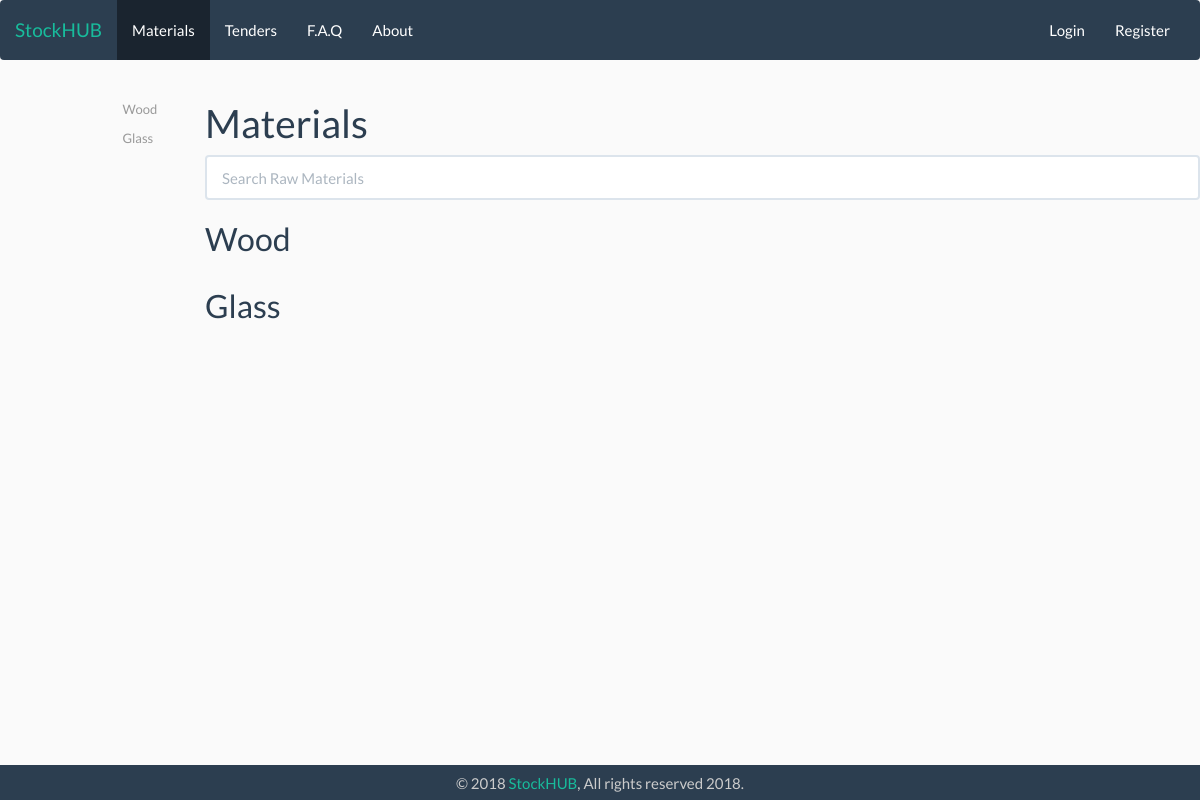
Page /index.php/materials on the earlier database version.
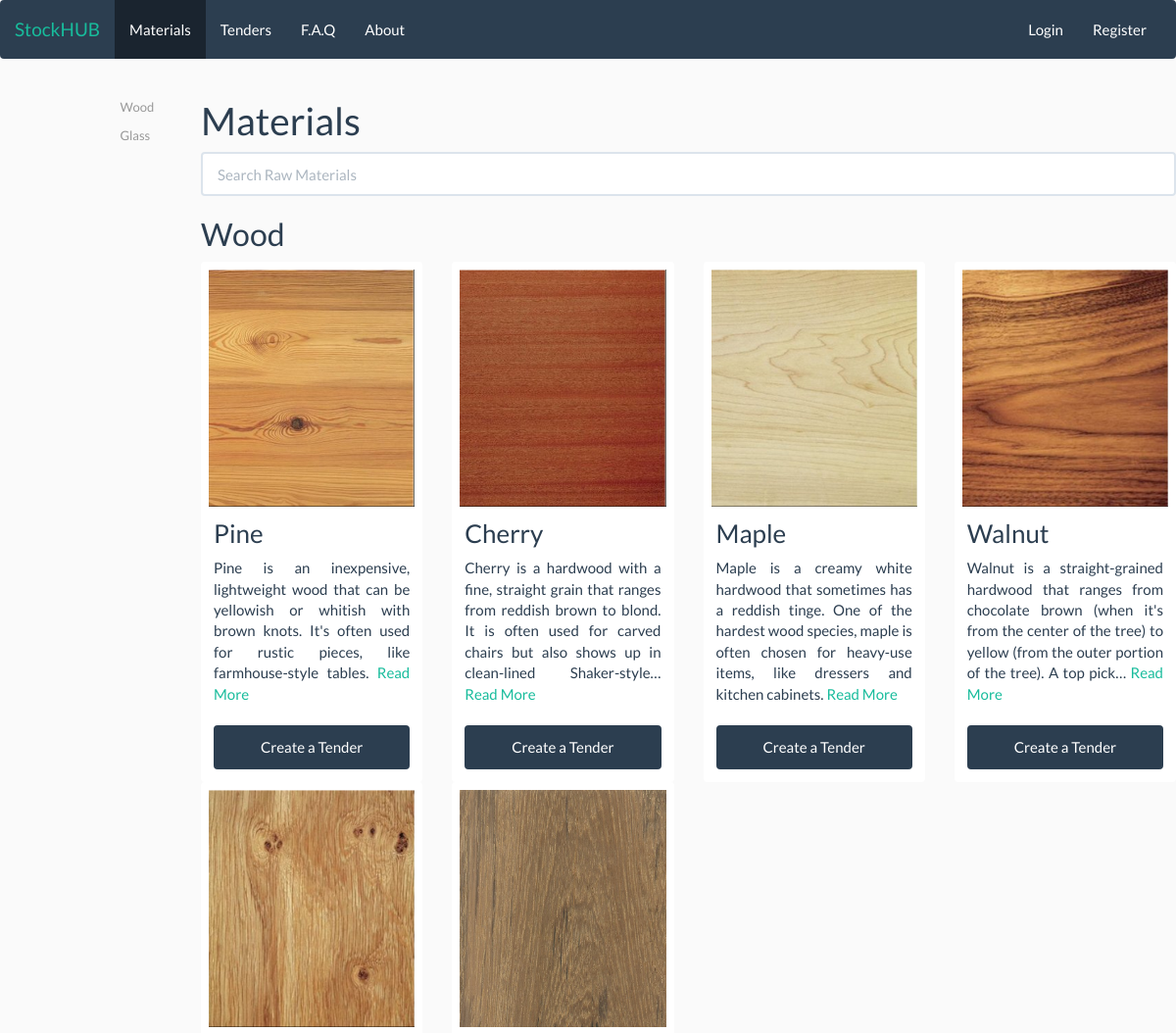
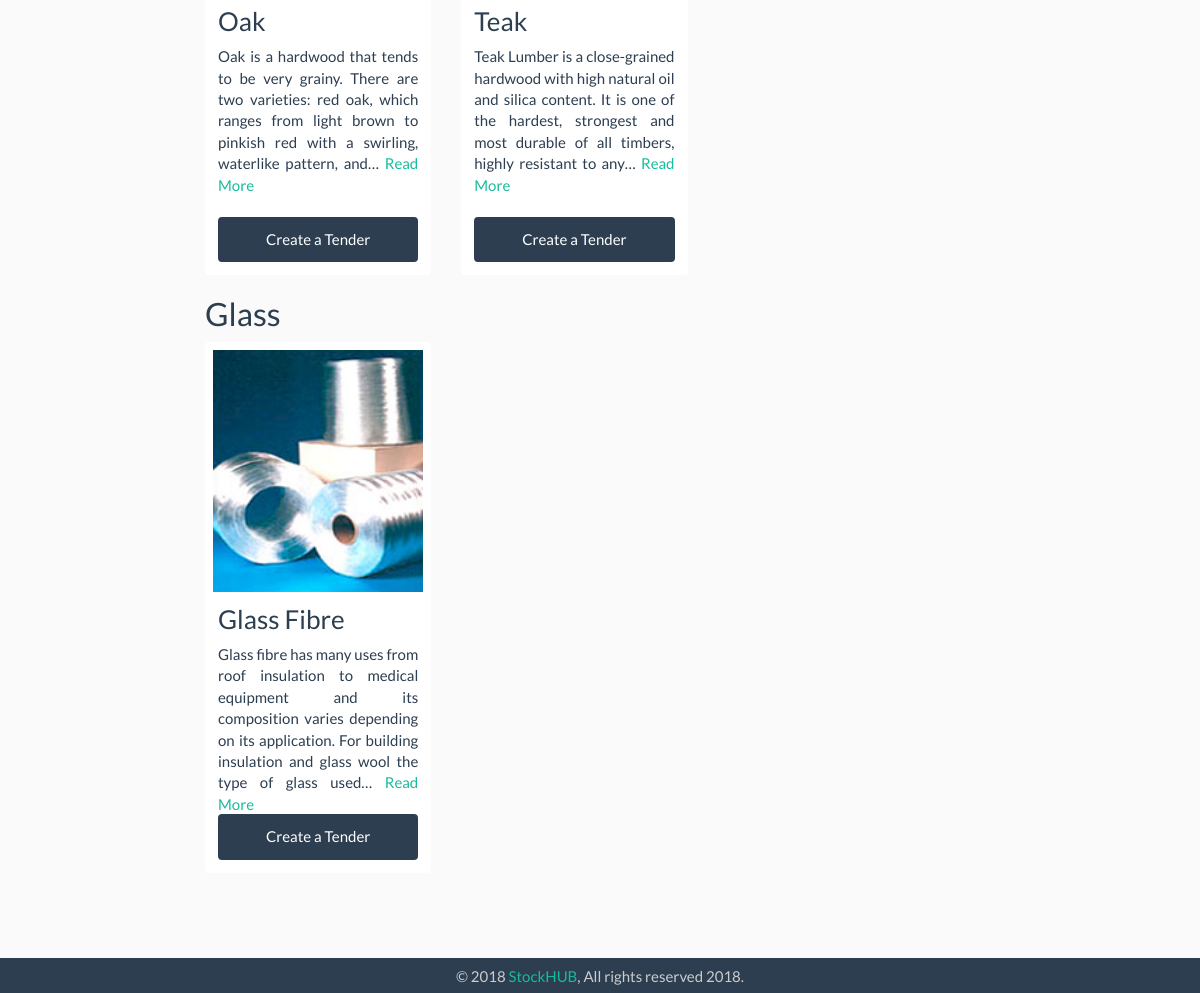
Same page on the later database version (2 pictures, top to bottom).
### tables this page shows
CREATE TABLE `material_subcat` (
  `subcat_id` int(11) NOT NULL,
  `subcat_name` varchar(255) NOT NULL,
  `created_date` timestamp NOT NULL DEFAULT CURRENT_TIMESTAMP ON UPDATE CURRENT_TIMESTAMP
);

CREATE TABLE `raw_material` (
  `raw_material_id` int(11) NOT NULL,
  `rm_name` varchar(255) NOT NULL,
  `material_subcat_id` int(255) NOT NULL,
  `rm_slug` varchar(255) NOT NULL,
  `rm_pic` varchar(255) NOT NULL,
  `rm_desc` text NOT NULL,
  `rm_created_at` timestamp NOT NULL DEFAULT CURRENT_TIMESTAMP ON UPDATE CURRENT_TIMESTAMP
);

### application/controllers/Materials.php (called while the page is built, shortened)
<?php
	class Materials extends CI_Controller{
		public function index(){
            $data['title'] = 'Materials';
            $data['materials'] = $this->material_model->get_materials();
            $data['categorys'] = $this->material_model->get_categorys();
            $this->load->view('templates/header' , $data);
			$this->load->view('materials/index', $data);
			$this->load->view('templates/footer');
        }
	}

### index.php (called while the page is built, shortened)
<?php
require_once BASEPATH.'core/CodeIgniter.php';

### application/helpers/utility_helper.php (called while the page is built)
<?php if ( ! defined('BASEPATH')) exit('No direct script access allowed');
if ( ! function_exists('asset_url()'))
{
  function asset_url()
  {
     return base_url().'assets/';
  }
}

### application/models/Material_model.php (called while the page is built, shortened)
<?php
	class Material_model extends CI_Model{
        public function get_materials($slug = FALSE){
			$this->db->join('material_subcat','material_subcat.subcat_id = raw_material.material_subcat_id');
			$this->db->join('adv_table','adv_table.raw_material_id = raw_material.raw_material_id');
			$this->db->join('disadv_table','disadv_table.raw_material_id = raw_material.raw_material_id');
			if($slug === FALSE){
				$query = $this->db->get('raw_material');
				return $query->result_array();
			}
			$query = $this->db->get_where('raw_material', array('rm_slug' => $slug));
			return $query->row_array();
		}
		public function get_categorys(){
			$this->db->select("*");
			$this->db->from('material_subcat');
			$query = $this->db->get();
			return $query->result_array();
		}
	}

### application/views/materials/index.php (the view, shortened to what this page needs)
<div class="row" data-spy="scroll" data-target="#sidebar-menu" data-offset="20">
    <nav id="sidebar-menu" class="col-md-1 col-md-offset-1 hidden-xs hidden-sm"  >
        <ul class="main-menu nav nav-stacked affix">
    	</ul>
    </nav>
    <div id="static-content" class="col-md-10">
    <h1><?= $title ?></h1>
    <input class="form-control" name="search" id="search" type="text" placeholder="Search" >
    <?php foreach($categorys as $category) : ?>
        <h2 id="<?php echo($category['subcat_name']) ?>" ><?= $category['subcat_name'] ?></h2>
        <div class="row display-flex" >
            <?php foreach($materials as $material) : ?>
                <?php if($material['subcat_name']===$category['subcat_name']) : ?>
                    <div class="col-sm-6 col-md-4 col-lg-3 display-flex">
                        <div class="thumbnail">
                            <img class="post-thumb thumbnail" src="<?php echo asset_url().'images/materials/'.$material['rm_pic'];?>" >
                            <div class="caption">
                                <h3 class="h3-margin-top-change"><?php echo $material['rm_name']; ?></h3>
                                <p class="flex-text"><?php echo word_limiter($material['rm_desc'],30); ?><a href = "<?php echo site_url('/materials/'.$material['rm_slug']); ?>"> Read More</a></p>
                                            <button class="btn btn-primary btn-block" role="button" onclick="location.href = '<?php echo site_url('/tenderOpen/'.$material['rm_slug']); ?>';">Create a Tender</button>
                            </div>
                        </div>
                    </div>
                <?php endif; ?>
            <?php endforeach; ?>
        </div>
    <?php endforeach; ?>
    </div>
</div>

### application/views/templates/header.php (shortened to what this page needs)
<!DOCTYPE html>
<html>
<head>
    <link rel="stylesheet" type="text/css"  href="<?php echo asset_url();?>css/bootstrap.min.css" />
    <link rel="stylesheet" type="text/css"  href="<?php echo asset_url();?>css/style.css" />
    <link rel="stylesheet" type="text/css"  href="<?php echo asset_url();?>css/animate.min.css" />
</head>
<body>
    <nav class="navbar navbar-default">
        <div class="container-fluid">
            <div class="navbar-header">
            <?php if($title!="Home") :?>
                <a class="navbar-brand" href="<?php echo base_url(); ?>">StockHUB</a>
            <?php endif;?>
            </div>
            <div class="collapse navbar-collapse" id="bs-example-navbar-collapse-1">
            <ul class="nav navbar-nav">
                <li class="<?php if ($title=="Materials") {echo "active"; } else  {echo "noactive";} ?>"> <a href="<?php echo base_url(); ?>materials">Materials</a></li>
                <li class="<?php if ($title=="Tenders") {echo "active"; } else  {echo "noactive";} ?>"> <a href="<?php echo base_url(); ?>tenders">Tenders</a></li>
                <li class="<?php if ($title=="Faq") {echo "active"; } else  {echo "noactive";} ?>"> <a href="<?php echo base_url(); ?>faq">F.A.Q</a></li>
                <li class="<?php if ($title=="About") {echo "active"; } else  {echo "noactive";} ?>"> <a href="<?php echo base_url(); ?>about">About</a></li>
            </ul>
            <ul class="nav navbar-nav navbar-right">
                <?php if(!$this->session->userdata('logged_in')) : ?>
                    <li class="<?php if ($title=="Login") {echo "active"; } else  {echo "noactive";} ?>"> <a href="<?php echo base_url(); ?>users/login">Login</a></li>
                    <li class="<?php if ($title=="Sign Up") {echo "active"; } else  {echo "noactive";} ?>"> <a href="<?php echo base_url(); ?>users/register">Register</a></li>
                <?php endif; ?>
            </ul>
            </div>
        </div>
    </nav>

### application/views/templates/footer.php (shortened to what this page needs)
    <footer class="navbar-default navbar-fixed-bottom hidden-xs">
        <div class="container-fluid">
            <p>© 2018<a style="color:#fffff; text-decoration:none;" href="<?php echo base_url(); ?>about"> StockHUB</a>, All rights reserved 2018.</p>
        </div>
    </footer>
</body>
</html>

### assets/css/style.css (style rules this page uses)
body { background: #FAFAFA; padding-bottom: 120px; }
.post-thumb { width: auto; height: auto; }
.thumbnail { margin-bottom: 0px; border: none; }
.h3-margin-top-change { margin-top: 0px; }
.thumbnail img { height:250px; width:100%; }
.row.display-flex { display: flex; flex-wrap: wrap; }
.flex-text { flex-grow: 1; text-align: justify; height:160px; }
.post-thumb { border: none; }
ul { list-style-type: none; padding: 0; }
#sidebar-menu { padding-top: 15px; }
footer { background-color: #757575; height: 35px; text-align: center; color: #CCC; }
footer p { padding: 10.5px; margin: 0px; line-height: 100%; }

Differences in the rows shown:
changed material_subcat "Wood": gains raw_material (rm_pic (picture), rm_name "Oak", rm_desc "Oak is a hardwood that tends to be very grainy. There are two varieties: red oak, which ranges from light brown to pinkish red with a swirling, waterlike pattern, and…"); gains raw_material (rm_pic (picture), rm_name "Teak", rm_desc "Teak Lumber is a close-grained hardwood with high natural oil and silica content. It is one of the hardest, strongest and most durable of all timbers, highly resistant to any…")
added raw_material: rm_pic (picture), rm_name "Pine", rm_desc "Pine is an inexpensive, lightweight wood that can be yellowish or whitish with brown knots. It's often used for rustic pieces, like farmhouse-style tables.", shown under material_subcat "Wood"
added raw_material: rm_pic (picture), rm_name "Cherry", rm_desc "Cherry is a hardwood with a fine, straight grain that ranges from reddish brown to blond. It is often used for carved chairs but also shows up in clean-lined Shaker-style…", shown under material_subcat "Wood"
added raw_material: rm_pic (picture), rm_name "Maple", rm_desc "Maple is a creamy white hardwood that sometimes has a reddish tinge. One of the hardest wood species, maple is often chosen for heavy-use items, like dressers and kitchen cabinets.", shown under material_subcat "Wood"
added raw_material: rm_pic (picture), rm_name "Walnut", rm_desc "Walnut is a straight-grained hardwood that ranges from chocolate brown (when it's from the center of the tree) to yellow (from the outer portion of the tree). A top pick…", shown under material_subcat "Wood"
computed for material_subcat "Glass": gains raw_material (rm_pic (picture), rm_name "Glass Fibre", rm_desc "Glass fibre has many uses from roof insulation to medical equipment and its composition varies depending on its application. For building insulation and glass wool the type of glass used…")
